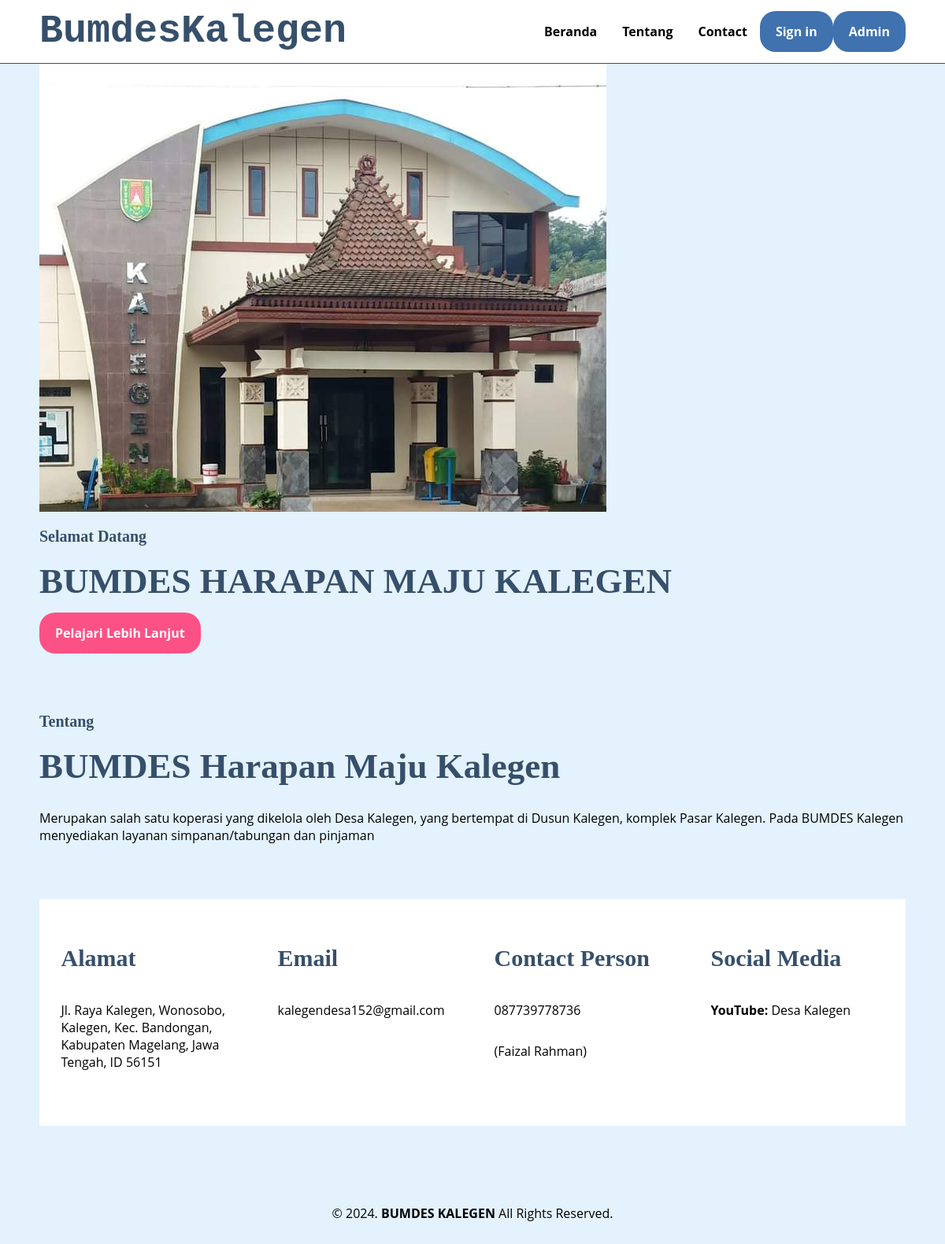
The page / on the database its author committed.
### tables this page shows
CREATE TABLE `beranda` (
  `id` int(11) NOT NULL,
  `Kalimat_1` text NOT NULL,
  `foto` text NOT NULL,
  `Foto_2` text NOT NULL
);

### inc/inc_fungsi.php (called while the page is built, shortened)
<?php
function url_dasar(){
    $url_dasar = "http://".$_SERVER['SERVER_NAME'].dirname($_SERVER['SCRIPT_NAME']);
    return $url_dasar;
}
function ambil_gambar($id_tulisan){
    global $koneksi;
    $sql1 = "select * from beranda where id = '$id_tulisan'";
    $q1   = mysqli_query($koneksi,$sql1);
    $r1   = mysqli_fetch_array($q1);
    $text = $r1['Foto_2'];
    preg_match('/< *img[^>]*src *= *["\']?([^"\']*)/i', $text, $img);
    $gambar = $img[1];
    $gambar = str_replace("../gambar/",url_dasar()."/gambar/",$gambar);
    return $gambar;
}
function ambil_kalimat($id_tulisan) {
    global $koneksi;
    $sql1 = "select * from beranda where id = '$id_tulisan'";
    $q1 = mysqli_query($koneksi,$sql1);
    $r1 = mysqli_fetch_array($q1);
    $text = $r1['Kalimat_1'];
    return $text;
}
function ambil_isi($id_judul_2) {
    global $koneksi;
    $sql1 = "select * from beranda where id = '$id_judul_2'";
    $q1 = mysqli_query($koneksi,$sql1);
    $r1 = mysqli_fetch_array($q1);
    $text = $r1['foto'];
    return $text;
}
function bersihkan_judul($Kalimat_1){
    $judul_baru = strtolower($Kalimat_1);
    $judul_baru = preg_replace("/[^a-zA-Z0-9\s]/","",$judul_baru);
    $judul_baru = str_replace(" ","-",$judul_baru);
    return $judul_baru;
}
function buat_link_halaman($id) {
global $koneksi;
$sql1 = "select * from beranda where id = '$id'";
$q1 = mysqli_query($koneksi,$sql1);
$r1 = mysqli_fetch_array($q1);
$Kalimat_1 = bersihkan_judul($r1['Kalimat_1']);
return url_dasar()."/beranda.php/$id/$Kalimat_1";
}
?>

### index.php (the view, shortened to what this page needs)
<?php
include_once("inc/inc_koneksi.php");
include_once("inc/inc_fungsi.php");
?>
<!DOCTYPE html>
<html lang="en">
<head>
    <link rel="stylesheet" href="css/style.css">
</head>
<body>
    <nav>
        <div class="wrapper">
            <div class="logo"><a href=''>BumdesKalegen</a></div>
            <div class="menu">
                <ul>
                    <li><a href="#Beranda">Beranda</a></li>
                    <li><a href="#Tentang">Tentang</a></li>
                    <li><a href="#Contact">Contact</a></li>
                    <li><a href="login.php" class="tbl-biru">Sign in</a></li>
                    <li><a href="Admin/login.php" class="tbl-biru">Admin</a></li>
                </ul>
            </div>
        </div>
    </nav>
    <div class="wrapper">
        <section id="Beranda">
            <img src="<?php echo ambil_gambar('1')?>"/>
            <div class="kolom">
                <p class="deskripsi"><?php echo ambil_kalimat('1')?></p>
                <h2><?php echo ambil_isi('1')?></h2>
                <p><a href="<?php echo buat_link_halaman('1')?>" class="tbl-pink">Pelajari Lebih Lanjut</a></p>
            </div>
        </section>
        <section id="Tentang">
            <div class="kolom">
                <p class="deskripsi">Tentang</p>
                <h2><?php echo ambil_kalimat('3')?></h2>
                <p><?php echo ambil_isi('3')?></p>
            </div>
        </section>
    <div id="Contact">
        <div class="wrapper">
            <div class="footer">
                <div class="footer-section">
                    <h3>Alamat</h3>
                    <p>Jl. Raya Kalegen, Wonosobo, Kalegen, Kec. Bandongan, Kabupaten Magelang, Jawa Tengah, ID 56151</p>
                </div>
                <div class="footer-section">
                    <h3>Email</h3>
                    <p>kalegendesa152@gmail.com</p>
                </div>
                <div class="footer-section">
                    <h3>Contact Person</h3>
                    <p>087739778736</p>
                    <p>(Faizal Rahman)</p>
                </div>
                <div class="footer-section">
                    <h3>Social Media</h3>
                    <p><b>YouTube: </b>Desa Kalegen</p>
                </div>
            </div>
        </div>
    </div>
    <div id="copyright">
        <div class="wrapper">
            &copy; 2024. <b>BUMDES KALEGEN</b> All Rights Reserved.
        </div>
    </div>
</body>
</html>

### css/style.css (style rules this page uses)
* { text-decoration: none; margin: 0; padding: 0; }
body { margin: 0; padding: 0; font-family: 'Open Sans', sans-serif; background-color: #e3f2fd; }
html { scroll-behavior: smooth; }
.wrapper { width: 1100px; margin: auto; position: relative; }
.logo a { font-size: 50px; font-weight: 800; float: left; font-family: courier; color: #364f6b; }
.menu { float: right; }
nav { width: 100%; margin: auto; display: flex; line-height: 80px; position: sticky; position: -webkit-sticky; top: 0; background: #FFFFFF; z-index: 1; border-bottom: 1px solid #364f6b; }
nav ul { list-style-type: none; margin: 0; padding: 0; overflow: hidden; }
nav ul li { float: left; }
nav ul li a { color: black; font-weight: bold; text-align: center; padding: 0px 16px; text-decoration: none; cursor: pointer; }
section { margin: auto; display: grid; margin-bottom: 50px; background-color: #e3f2fd; }
.kolom .deskripsi { font-size: 20px; font-weight: bold; font-family: 'Comic Sans MS'; color: #364f6b; }
h2 { font-family: 'Comic Sans MS'; font-weight: 800; font-size: 45px; margin-bottom: 20px; color: #364f6b; width: 100%; line-height: 50px; }
a.tbl-biru { background: #3f72af; border-radius: 20px; margin-top: 20px; padding: 15px 20px; color: #FFFFFF; cursor: pointer; font-weight: bold; }
a.tbl-pink { background: #fc5185; border-radius: 20px; margin-top: 20px; padding: 15px 20px; color: #FFFFFF; cursor: pointer; font-weight: bold; }
p { margin: 10px 0; padding: 10px 0; }
#Contact { background: #FFFFFF; padding: 50px 0; }
.footer { width: 100%; position: relative; display: flex; flex-wrap: wrap; margin: auto; }
.footer-section { width: 20%; margin: 0 auto; }
h3 { font-family: 'Comic Sans MS'; font-weight: 800; font-size: 30px; margin-bottom: 20px; color: #364f6b; width: 100%; line-height: 50px; }
#copyright { text-align: center; width: 100%; padding: 50px 0; margin-top: 50px; }

### rows shown on the page
beranda: Kalimat_1 "Selamat Datang", foto "BUMDES HARAPAN MAJU KALEGEN"
beranda: Kalimat_1 "BUMDES Harapan Maju Kalegen", foto "Merupakan salah satu koperasi yang dikelola oleh Desa Kalegen, yang bertempat di Dusun Kalegen, komplek Pasar Kalegen. Pada BUMDES Kalegen menyediakan layanan simpanan/tabungan dan pinjaman"
